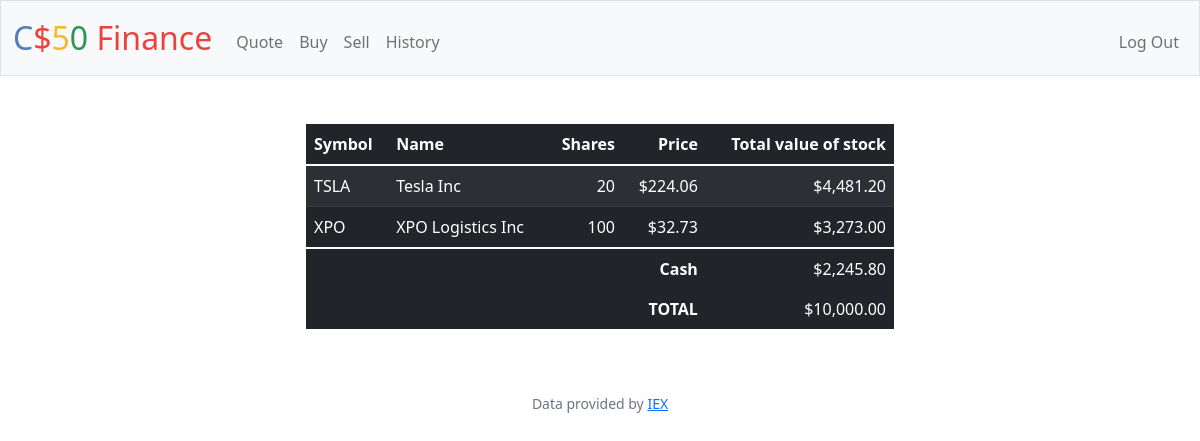
The page / (signed in) on the database as committed earlier.
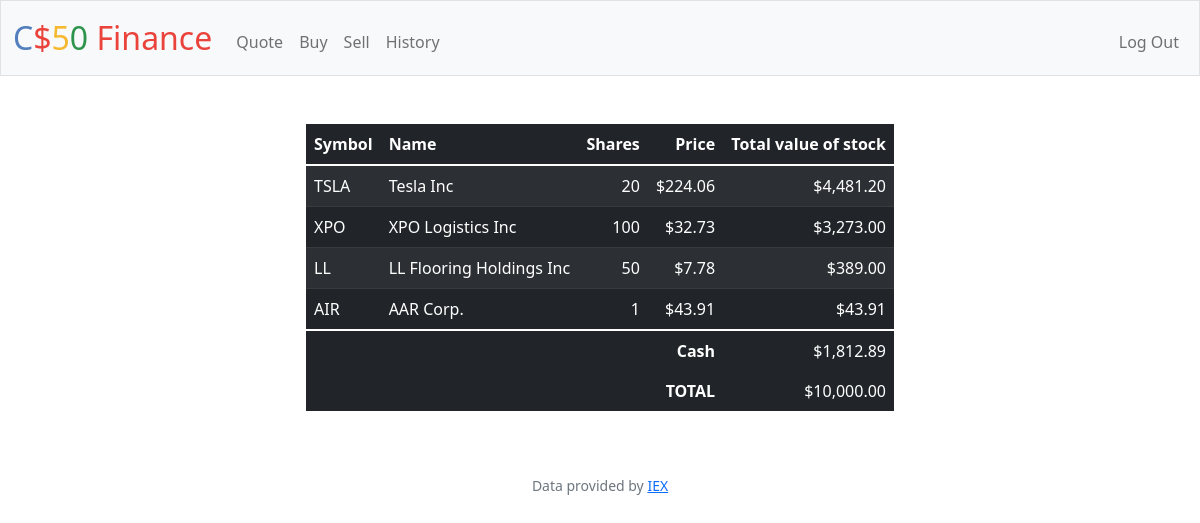
The same page on the database as committed later.
### tables this page shows
CREATE TABLE portfolio (
                portfolio_user_id INTEGER NOT NULL,
                portfolio_id INTEGER PRIMARY KEY,
                name TEXT NOT NULL,
                symbol TEXT NOT NULL,
                shares INTEGER NOT NULL,
                price INTEGER NOT NULL,
                total_value_of_stock NUMERIC NOT NULL DEFAULT 0
            );

### app.py (the view)
@app.route("/")
@login_required
def index():
    db.execute("DELETE FROM portfolio WHERE portfolio_user_id = ? AND shares = 0", session["user_id"])
    portfolio_rows = db.execute("SELECT * FROM portfolio WHERE portfolio_user_id = ?", session["user_id"])
    user_cash_rows = db.execute("SELECT cash FROM users WHERE id = ?", session["user_id"])
    user_cash_balance = round(float(user_cash_rows[0]["cash"]), 2)
    total_starting_cash = 0
    for dict in portfolio_rows:
        total_starting_cash += float(dict["total_value_of_stock"])
    total_starting_cash += user_cash_balance
    for dict in portfolio_rows:
        dict["price"] = usd(dict["price"])
        dict["total_value_of_stock"] = usd(dict["total_value_of_stock"])
    return render_template("index.html", portfolio_rows = portfolio_rows, user_cash_balance = usd(user_cash_balance), total_starting_cash = usd(total_starting_cash))

### app.py (called while the page is built)
@app.after_request
def after_request(response):
    response.headers["Cache-Control"] = "no-cache, no-store, must-revalidate"
    response.headers["Expires"] = 0
    response.headers["Pragma"] = "no-cache"
    return response

### helpers.py (called while the page is built)
def login_required(f):
    @wraps(f)
    def decorated_function(*args, **kwargs):
        if session.get("user_id") is None:
            return redirect("/login")
        return f(*args, **kwargs)
    return decorated_function

def usd(value):
    return f"${value:,.2f}"

### templates/index.html (shortened to what this page needs)
{% extends "layout.html" %}
{% block main %}
    <div class="text-centre mx-auto w-50">
        <table class="table table-striped table-dark">
            <thead>
                <tr>
                    <th class="text-start">Symbol</th>
                    <th class="text-start">Name</th>
                    <th class="text-end">Shares</th>
                    <th class="text-end">Price</th>
                    <th class="text-end">Total value of stock</th>
                </tr>
            </thead>
            <tbody>
                {% for dict in portfolio_rows %}
                <tr>
                    <td class="text-start">{{dict.symbol}}</td>
                    <td class="text-start">{{dict.name}}</td>
                    <td class="text-end">{{dict.shares}}</td>
                    <td class="text-end">{{dict.price}}</td>
                    <td class="text-end">{{dict.total_value_of_stock}}</td>
                </tr>
                {% endfor %}
            </tbody>
            <tfoot>
                <tr>
                    <td class="border-0 fw-bold text-end" colspan="4">Cash</td>
                    <td class="border-0 text-end">{{user_cash_balance}}</td>
                </tr>
                <tr>
                    <td class="border-0 fw-bold text-end" colspan="4">TOTAL</td>
                    <td class="border-0 w-bold text-end">{{total_starting_cash}}</td>
                </tr>
            </tfoot>
        </table>
    </div>
{% endblock %}

### templates/layout.html (shortened to what this page needs)
<!DOCTYPE html>
<html lang="en">
    <head>
        <link href="https://cdn.jsdelivr.net/npm/bootstrap@5.1.3/dist/css/bootstrap.min.css" rel="stylesheet">
        <link href="/static/styles.css" rel="stylesheet">
    </head>
    <body>
        <nav class="bg-light border navbar navbar-expand-md navbar-light">
            <div class="container-fluid">
                <a class="navbar-brand" href="/"><span class="blue">C</span><span class="red">$</span><span class="yellow">5</span><span class="green">0</span> <span class="red">Finance</span></a>
                <div class="collapse navbar-collapse" id="navbar">
                    {% if session["user_id"] %}
                        <ul class="navbar-nav me-auto mt-2">
                            <li class="nav-item"><a class="nav-link" href="/quote">Quote</a></li>
                            <li class="nav-item"><a class="nav-link" href="/buy">Buy</a></li>
                            <li class="nav-item"><a class="nav-link" href="/sell">Sell</a></li>
                            <li class="nav-item"><a class="nav-link" href="/history">History</a></li>
                        </ul>
                        <ul class="navbar-nav ms-auto mt-2">
                            <li class="nav-item"><a class="nav-link" href="/logout">Log Out</a></li>
                        </ul>
                    {% else %}
                        <ul class="navbar-nav ms-auto mt-2">
                            <li class="nav-item"><a class="nav-link" href="/register">Register</a></li>
                            <li class="nav-item"><a class="nav-link" href="/login">Log In</a></li>
                        </ul>
                    {% endif %}
                </div>
            </div>
        </nav>
        <main class="container-fluid py-5 text-center">
            {% block main %}{% endblock %}
        </main>
        <footer class="mb-5 small text-center text-muted">
            Data provided by <a href="https://iexcloud.io/">IEX</a>
        </footer>
    </body>
</html>

### static/styles.css (style rules this page uses)
nav .navbar-brand { font-size: xx-large; }
nav .navbar-brand .blue { color: #537fbe; }
nav .navbar-brand .red { color: #ea433b; }
nav .navbar-brand .yellow { color: #f5b82e; }
nav .navbar-brand .green { color: #2e944b; }

Rows that differ between the two databases and show on the page:
added portfolio: symbol "LL", name "LL Flooring Holdings Inc", shares "50", price "$7.78", total_value_of_stock "$389.00"
added portfolio: symbol "AIR", name "AAR Corp.", shares "1", price "$43.91", total_value_of_stock "$43.91"
Other text that changed with them:
{{ user_cash_balance }}: "$2,245.80" → "$1,812.89"
